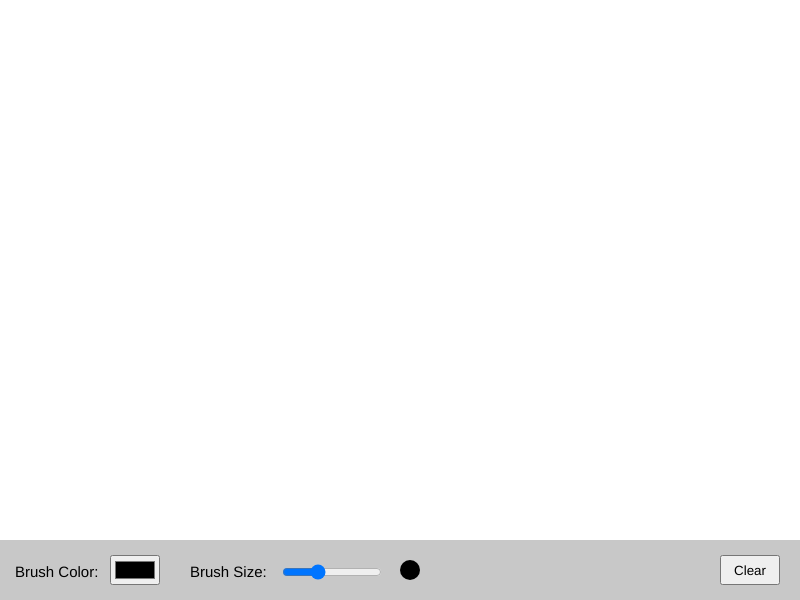
Frame 1 (no input)
Frame 60 (no input): identical to frame 1, image omitted
Frame 120 (the mouse pressed at the canvas centre since frame 60): identical to frame 1, image omitted

The p5.js sketch that drew this single still picture (run headless with seeded random() and noise() and a simulated clock; from frame 60 on, the mouse is pressed at the canvas centre):

// p5.js sketch
// ── sketch.js
let brushColor;
let brushSize;
let clearCanvas;

function setup(){
    createCanvas(800, 600);
    const container = select('main')

    brushColor = createColorPicker();
    brushColor.parent(container);
    brushColor.size(50, 30);
    brushColor.position(110, 555);

    brushSize = createSlider(5, 50, 20);
    brushSize.parent(container);
    brushSize.size(100, 30);
    brushSize.position(280, 555, 20);

    clearCanvas = createButton("Clear");
    clearCanvas.parent(container);
    clearCanvas.size(60, 30);
    clearCanvas.position(width - 80, 555);
}

function draw(){
    noStroke()
    fill(200)
    rect(0, height - 60, width, 60)
    fill(0)
    circle(410, 570, brushSize.value())
    clearCanvas.mousePressed(reset)
    displayText()
}

function reset(){
    background(255)
}

function mouseDragged(){
    fill(brushColor.value());
    circle(mouseX, mouseY, brushSize.value())
}

function displayText(){
    fill(0);
    textSize(15);
    text("Brush Color:", 15, 577);
    text("Brush Size:", 190, 577);
}
